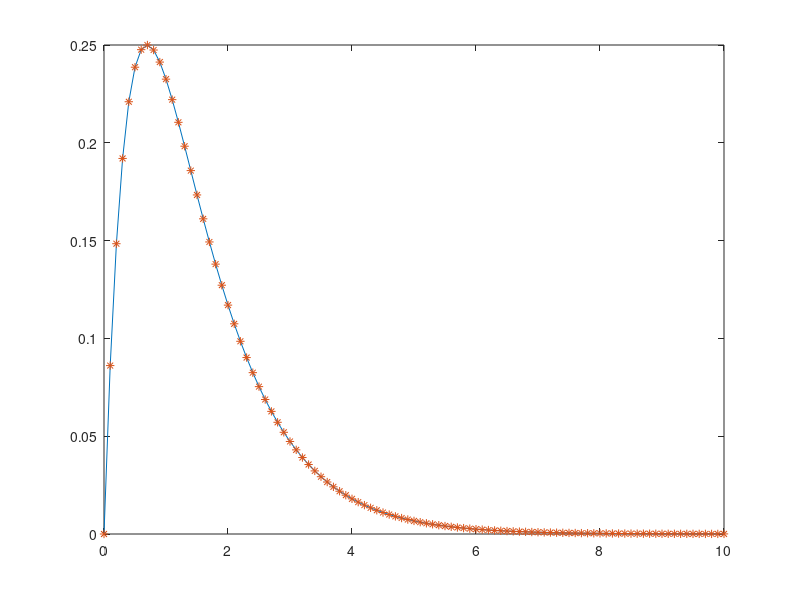
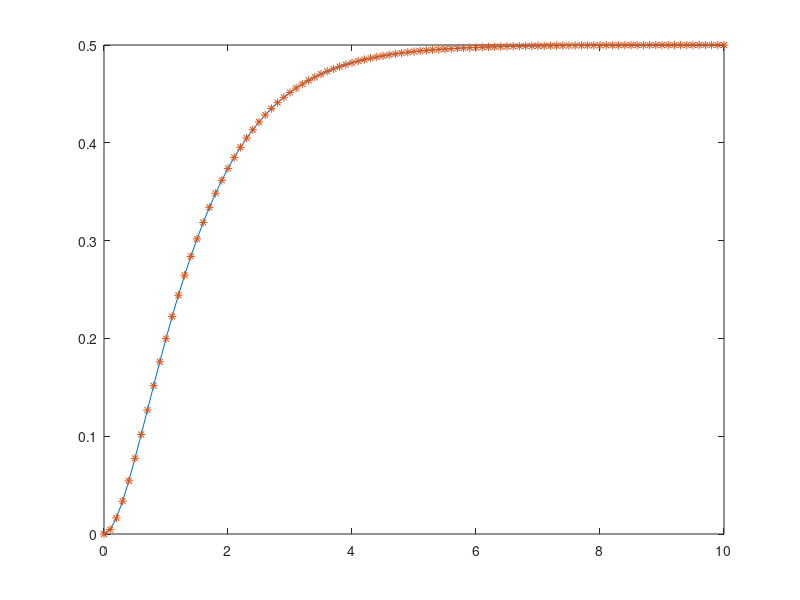

MATLAB code to generate these figures, in order:
H=tf(1, [1 3 2])
figure(1)
[yi_sim, ti] = impulse(H, 10); 
yi_calc = exp(-ti) - exp(-2*ti);
plot(ti, yi_sim, ti, yi_calc, '*')
figure(2)
[ys_sim, ts] = step(H, 10);
ys_calc = 0.5 - exp(-ts) + 0.5*exp(-2*ts);
plot(ts, ys_sim, ts, ys_calc, '*')
